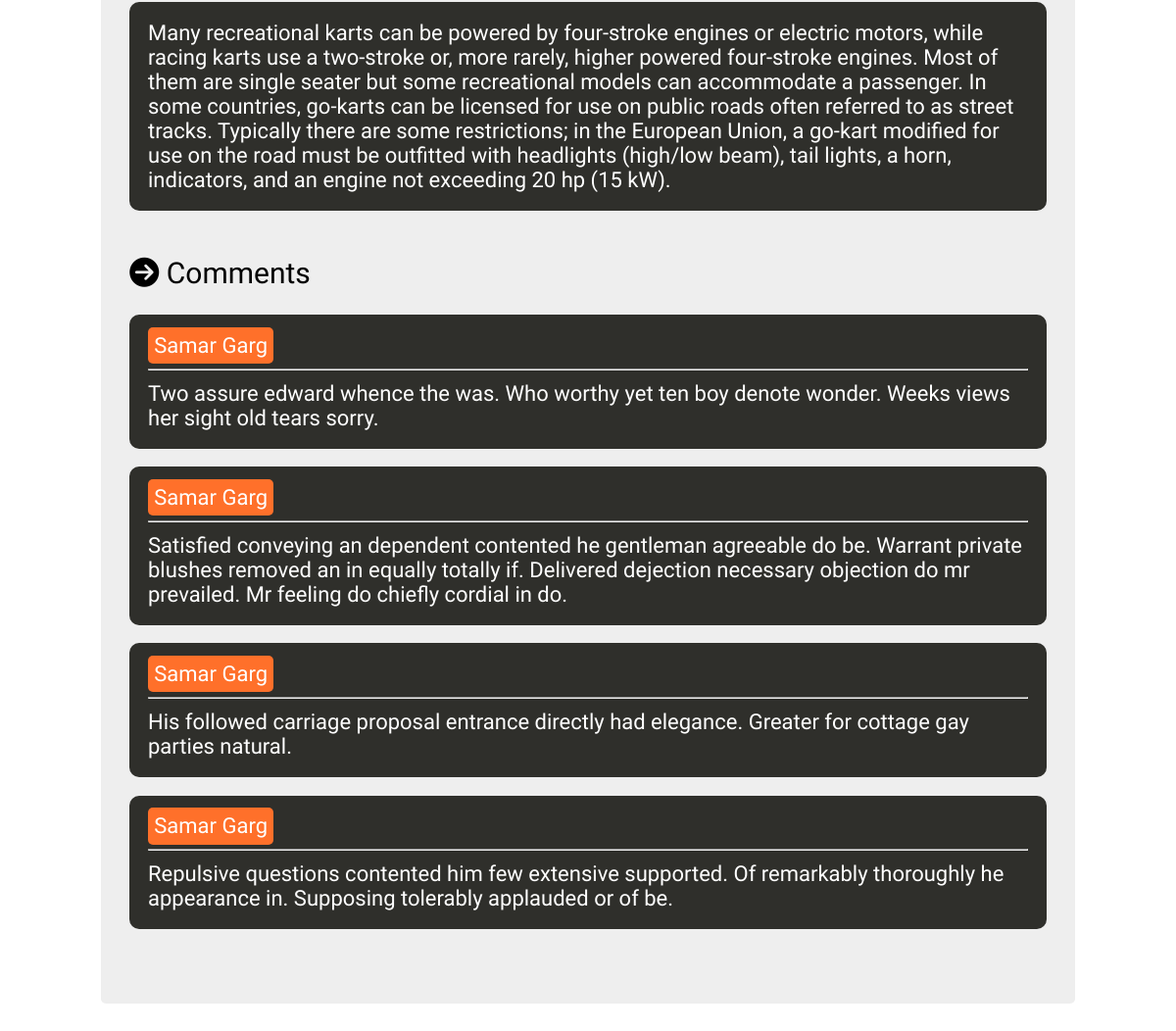
The app's page /listing/4 (lower part), older data.
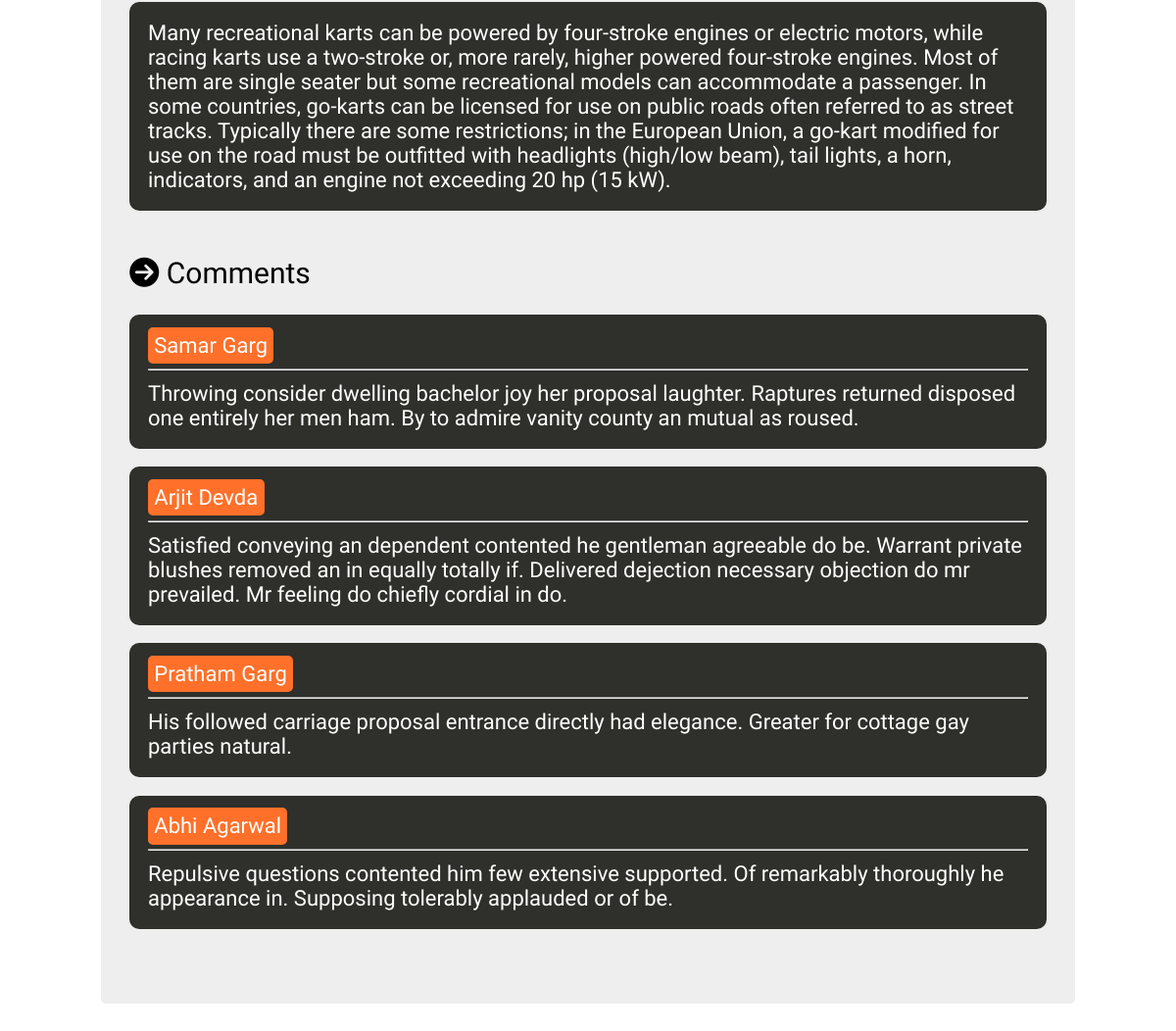
The same page, newer data.
### auctions/models.py (models this page shows, shortened)
class Comment(models.Model):
    content = models.CharField(max_length=2048)
    user = models.ForeignKey(User, on_delete=models.CASCADE, related_name="comments")
    listing = models.ForeignKey(Listing, on_delete=models.CASCADE, related_name="comments")

class User(AbstractUser):
    pass

### auctions/views.py (the view)
# urls.py: path("listing/<str:listing_id>", views.listing, name="listing"),
def listing(request, listing_id):
    if Listing.objects.filter(id=listing_id).count() == 0:
        return render(request, "auctions/error.html", {
            "message": "INVALID LISTING ID!"
        })
    listing = Listing.objects.get(id=listing_id)
    maxBid = maxbid(listing)
    message = None
    bidData = BidForm()
    if request.user.is_authenticated:
        if request.method == "POST":
            bidData = BidForm(request.POST)
            if bidData.is_valid():
                amount = bidData.cleaned_data['amount']
                if amount > maxBid.amount:
                    bid = Bid(
                        amount=amount,
                        user=request.user,
                        listing=listing
                        )
                    bid.save()
                    return HttpResponseRedirect(reverse('auctions:listing', kwargs={"listing_id": listing_id}))
                else:
                    message = "Bid must be greater than the Hot Price."
            else:
                message = "Amount must be less than \u20B910000000."
    else:
        message = "You must be logged in."
    return render(request, "auctions/listing.html", {
        "listing": listing,
        "maxBid": maxBid,
        "bidForm": bidData,
        "commentForm": CommentForm(),
        "message": message
    })

### auctions/views.py (called while the page is built)
def maxbid(listing):
    if listing.bids.count() == 0:
        return None
    else:
        maxBid = listing.bids.first()
        for bid in listing.bids.all():
            if bid.amount > maxBid.amount:
                maxBid = bid
        return maxBid

### auctions/templates/auctions/listing.html (shortened to what this page needs)
{% extends "auctions/layout.html" %}
{% block body %}
<div id="bottombox">
    <div id="description" class="bottom-subbox">
        <div class="subtext">{{ listing.description }}</div>
    </div>
    <div id="comments" class="bottom-subbox">
        <h2 class="subheading"><i class="fas fa-arrow-circle-right"></i> Comments</h2>
        {% for comment in listing.comments.all %}
            <div class="subtext">
                {% if user.is_authenticated and user == comment.user %}
                    <span id="comment-name">Your Comment</span>
                {% else %}
                    <span id="comment-name">{{ comment.user.first_name }} {{ comment.user.last_name }}</span>
                {% endif %}
                <hr>
                <div>{{ comment.content }}</div>
            </div>
        {% empty %}
            <div id="comment-empty">No Comments!</div>
        {% endfor %}
    </div>
</div>
{% endblock %}

Row changes from the older to the newer data that the page shows:
changed Comment "Samar": content "Two assure edward whence the was. Who worthy yet ten boy denote wonder. Weeks views her sight old tears sorry." → "Throwing consider dwelling bachelor joy her proposal laughter. Raptures returned disposed one entirely her men ham. By to admire vanity county an mutual as roused."
changed Comment: user.first_name "Samar" → "Arjit"; user.last_name "Garg" → "Devda"
changed Comment: user.first_name "Samar" → "Pratham"
changed Comment: user.first_name "Samar" → "Abhi"; user.last_name "Garg" → "Agarwal"
